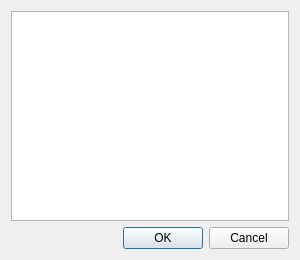
<ui version="4.0" >
 <class>FilesListDialog</class>
 <widget class="QDialog" name="FilesListDialog" >
  <property name="geometry" >
   <rect>
    <x>0</x>
    <y>0</y>
    <width>300</width>
    <height>260</height>
   </rect>
  </property>
   <property name="windowTitle" >
    <string>Confirm Slice Order</string>
  </property>
  <layout class="QVBoxLayout" >
   <item>
    <widget class="QListWidget" name="listWidget" />
   </item>
   <item>
    <widget class="QDialogButtonBox" name="buttonBox" >
     <property name="orientation" >
      <enum>Qt::Horizontal</enum>
     </property>
     <property name="standardButtons" >
      <set>QDialogButtonBox::Cancel|QDialogButtonBox::NoButton|QDialogButtonBox::Ok</set>
     </property>
    </widget>
   </item>
  </layout>
 </widget>
 <resources/>
 <connections>
  <connection>
   <sender>buttonBox</sender>
   <signal>accepted()</signal>
   <receiver>FilesListDialog</receiver>
   <slot>accept()</slot>
   <hints>
    <hint type="sourcelabel" >
     <x>248</x>
     <y>254</y>
    </hint>
    <hint type="destinationlabel" >
     <x>157</x>
     <y>274</y>
    </hint>
   </hints>
  </connection>
  <connection>
   <sender>buttonBox</sender>
   <signal>rejected()</signal>
   <receiver>FilesListDialog</receiver>
   <slot>reject()</slot>
   <hints>
    <hint type="sourcelabel" >
     <x>316</x>
     <y>260</y>
    </hint>
    <hint type="destinationlabel" >
     <x>286</x>
     <y>274</y>
    </hint>
   </hints>
  </connection>
 </connections>
</ui>
